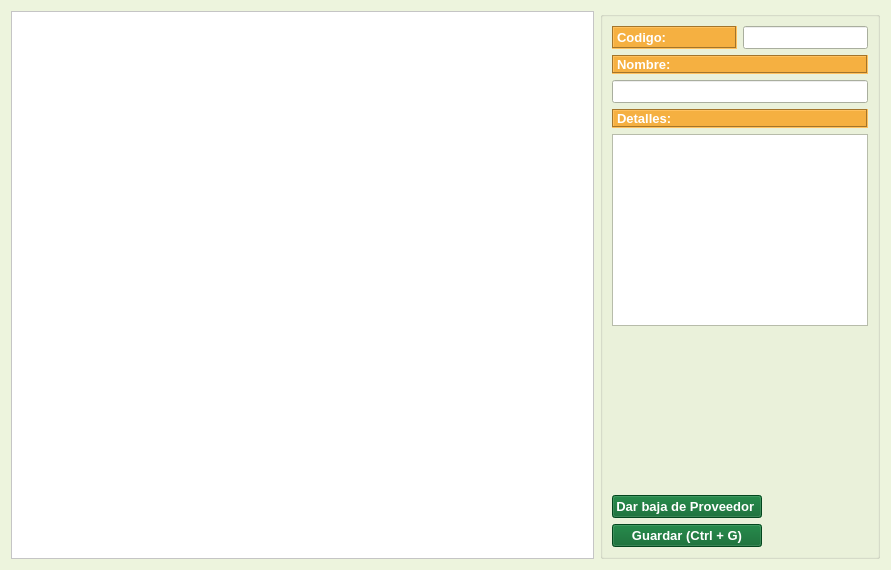
<?xml version="1.0" encoding="UTF-8"?>
<ui version="4.0">
 <class>Form</class>
 <widget class="QWidget" name="Form">
  <property name="geometry">
   <rect>
    <x>0</x>
    <y>0</y>
    <width>891</width>
    <height>570</height>
   </rect>
  </property>
  <property name="palette">
   <palette>
    <active>
     <colorrole role="WindowText">
      <brush brushstyle="SolidPattern">
       <color alpha="255">
        <red>0</red>
        <green>0</green>
        <blue>0</blue>
       </color>
      </brush>
     </colorrole>
     <colorrole role="Button">
      <brush brushstyle="SolidPattern">
       <color alpha="255">
        <red>237</red>
        <green>244</green>
        <blue>221</blue>
       </color>
      </brush>
     </colorrole>
     <colorrole role="Light">
      <brush brushstyle="SolidPattern">
       <color alpha="255">
        <red>255</red>
        <green>255</green>
        <blue>255</blue>
       </color>
      </brush>
     </colorrole>
     <colorrole role="Midlight">
      <brush brushstyle="SolidPattern">
       <color alpha="255">
        <red>246</red>
        <green>249</green>
        <blue>238</blue>
       </color>
      </brush>
     </colorrole>
     <colorrole role="Dark">
      <brush brushstyle="SolidPattern">
       <color alpha="255">
        <red>118</red>
        <green>122</green>
        <blue>110</blue>
       </color>
      </brush>
     </colorrole>
     <colorrole role="Mid">
      <brush brushstyle="SolidPattern">
       <color alpha="255">
        <red>158</red>
        <green>163</green>
        <blue>147</blue>
       </color>
      </brush>
     </colorrole>
     <colorrole role="Text">
      <brush brushstyle="SolidPattern">
       <color alpha="255">
        <red>0</red>
        <green>0</green>
        <blue>0</blue>
       </color>
      </brush>
     </colorrole>
     <colorrole role="BrightText">
      <brush brushstyle="SolidPattern">
       <color alpha="255">
        <red>255</red>
        <green>255</green>
        <blue>255</blue>
       </color>
      </brush>
     </colorrole>
     <colorrole role="ButtonText">
      <brush brushstyle="SolidPattern">
       <color alpha="255">
        <red>0</red>
        <green>0</green>
        <blue>0</blue>
       </color>
      </brush>
     </colorrole>
     <colorrole role="Base">
      <brush brushstyle="SolidPattern">
       <color alpha="255">
        <red>255</red>
        <green>255</green>
        <blue>255</blue>
       </color>
      </brush>
     </colorrole>
     <colorrole role="Window">
      <brush brushstyle="SolidPattern">
       <color alpha="255">
        <red>237</red>
        <green>244</green>
        <blue>221</blue>
       </color>
      </brush>
     </colorrole>
     <colorrole role="Shadow">
      <brush brushstyle="SolidPattern">
       <color alpha="255">
        <red>0</red>
        <green>0</green>
        <blue>0</blue>
       </color>
      </brush>
     </colorrole>
     <colorrole role="AlternateBase">
      <brush brushstyle="SolidPattern">
       <color alpha="255">
        <red>246</red>
        <green>249</green>
        <blue>238</blue>
       </color>
      </brush>
     </colorrole>
     <colorrole role="ToolTipBase">
      <brush brushstyle="SolidPattern">
       <color alpha="255">
        <red>255</red>
        <green>255</green>
        <blue>220</blue>
       </color>
      </brush>
     </colorrole>
     <colorrole role="ToolTipText">
      <brush brushstyle="SolidPattern">
       <color alpha="255">
        <red>0</red>
        <green>0</green>
        <blue>0</blue>
       </color>
      </brush>
     </colorrole>
    </active>
    <inactive>
     <colorrole role="WindowText">
      <brush brushstyle="SolidPattern">
       <color alpha="255">
        <red>0</red>
        <green>0</green>
        <blue>0</blue>
       </color>
      </brush>
     </colorrole>
     <colorrole role="Button">
      <brush brushstyle="SolidPattern">
       <color alpha="255">
        <red>237</red>
        <green>244</green>
        <blue>221</blue>
       </color>
      </brush>
     </colorrole>
     <colorrole role="Light">
      <brush brushstyle="SolidPattern">
       <color alpha="255">
        <red>255</red>
        <green>255</green>
        <blue>255</blue>
       </color>
      </brush>
     </colorrole>
     <colorrole role="Midlight">
      <brush brushstyle="SolidPattern">
       <color alpha="255">
        <red>246</red>
        <green>249</green>
        <blue>238</blue>
       </color>
      </brush>
     </colorrole>
     <colorrole role="Dark">
      <brush brushstyle="SolidPattern">
       <color alpha="255">
        <red>118</red>
        <green>122</green>
        <blue>110</blue>
       </color>
      </brush>
     </colorrole>
     <colorrole role="Mid">
      <brush brushstyle="SolidPattern">
       <color alpha="255">
        <red>158</red>
        <green>163</green>
        <blue>147</blue>
       </color>
      </brush>
     </colorrole>
     <colorrole role="Text">
      <brush brushstyle="SolidPattern">
       <color alpha="255">
        <red>0</red>
        <green>0</green>
        <blue>0</blue>
       </color>
      </brush>
     </colorrole>
     <colorrole role="BrightText">
      <brush brushstyle="SolidPattern">
       <color alpha="255">
        <red>255</red>
        <green>255</green>
        <blue>255</blue>
       </color>
      </brush>
     </colorrole>
     <colorrole role="ButtonText">
      <brush brushstyle="SolidPattern">
       <color alpha="255">
        <red>0</red>
        <green>0</green>
        <blue>0</blue>
       </color>
      </brush>
     </colorrole>
     <colorrole role="Base">
      <brush brushstyle="SolidPattern">
       <color alpha="255">
        <red>255</red>
        <green>255</green>
        <blue>255</blue>
       </color>
      </brush>
     </colorrole>
     <colorrole role="Window">
      <brush brushstyle="SolidPattern">
       <color alpha="255">
        <red>237</red>
        <green>244</green>
        <blue>221</blue>
       </color>
      </brush>
     </colorrole>
     <colorrole role="Shadow">
      <brush brushstyle="SolidPattern">
       <color alpha="255">
        <red>0</red>
        <green>0</green>
        <blue>0</blue>
       </color>
      </brush>
     </colorrole>
     <colorrole role="AlternateBase">
      <brush brushstyle="SolidPattern">
       <color alpha="255">
        <red>246</red>
        <green>249</green>
        <blue>238</blue>
       </color>
      </brush>
     </colorrole>
     <colorrole role="ToolTipBase">
      <brush brushstyle="SolidPattern">
       <color alpha="255">
        <red>255</red>
        <green>255</green>
        <blue>220</blue>
       </color>
      </brush>
     </colorrole>
     <colorrole role="ToolTipText">
      <brush brushstyle="SolidPattern">
       <color alpha="255">
        <red>0</red>
        <green>0</green>
        <blue>0</blue>
       </color>
      </brush>
     </colorrole>
    </inactive>
    <disabled>
     <colorrole role="WindowText">
      <brush brushstyle="SolidPattern">
       <color alpha="255">
        <red>118</red>
        <green>122</green>
        <blue>110</blue>
       </color>
      </brush>
     </colorrole>
     <colorrole role="Button">
      <brush brushstyle="SolidPattern">
       <color alpha="255">
        <red>237</red>
        <green>244</green>
        <blue>221</blue>
       </color>
      </brush>
     </colorrole>
     <colorrole role="Light">
      <brush brushstyle="SolidPattern">
       <color alpha="255">
        <red>255</red>
        <green>255</green>
        <blue>255</blue>
       </color>
      </brush>
     </colorrole>
     <colorrole role="Midlight">
      <brush brushstyle="SolidPattern">
       <color alpha="255">
        <red>246</red>
        <green>249</green>
        <blue>238</blue>
       </color>
      </brush>
     </colorrole>
     <colorrole role="Dark">
      <brush brushstyle="SolidPattern">
       <color alpha="255">
        <red>118</red>
        <green>122</green>
        <blue>110</blue>
       </color>
      </brush>
     </colorrole>
     <colorrole role="Mid">
      <brush brushstyle="SolidPattern">
       <color alpha="255">
        <red>158</red>
        <green>163</green>
        <blue>147</blue>
       </color>
      </brush>
     </colorrole>
     <colorrole role="Text">
      <brush brushstyle="SolidPattern">
       <color alpha="255">
        <red>118</red>
        <green>122</green>
        <blue>110</blue>
       </color>
      </brush>
     </colorrole>
     <colorrole role="BrightText">
      <brush brushstyle="SolidPattern">
       <color alpha="255">
        <red>255</red>
        <green>255</green>
        <blue>255</blue>
       </color>
      </brush>
     </colorrole>
     <colorrole role="ButtonText">
      <brush brushstyle="SolidPattern">
       <color alpha="255">
        <red>118</red>
        <green>122</green>
        <blue>110</blue>
       </color>
      </brush>
     </colorrole>
     <colorrole role="Base">
      <brush brushstyle="SolidPattern">
       <color alpha="255">
        <red>237</red>
        <green>244</green>
        <blue>221</blue>
       </color>
      </brush>
     </colorrole>
     <colorrole role="Window">
      <brush brushstyle="SolidPattern">
       <color alpha="255">
        <red>237</red>
        <green>244</green>
        <blue>221</blue>
       </color>
      </brush>
     </colorrole>
     <colorrole role="Shadow">
      <brush brushstyle="SolidPattern">
       <color alpha="255">
        <red>0</red>
        <green>0</green>
        <blue>0</blue>
       </color>
      </brush>
     </colorrole>
     <colorrole role="AlternateBase">
      <brush brushstyle="SolidPattern">
       <color alpha="255">
        <red>237</red>
        <green>244</green>
        <blue>221</blue>
       </color>
      </brush>
     </colorrole>
     <colorrole role="ToolTipBase">
      <brush brushstyle="SolidPattern">
       <color alpha="255">
        <red>255</red>
        <green>255</green>
        <blue>220</blue>
       </color>
      </brush>
     </colorrole>
     <colorrole role="ToolTipText">
      <brush brushstyle="SolidPattern">
       <color alpha="255">
        <red>0</red>
        <green>0</green>
        <blue>0</blue>
       </color>
      </brush>
     </colorrole>
    </disabled>
   </palette>
  </property>
  <property name="windowTitle">
   <string/>
  </property>
  <layout class="QGridLayout" name="gridLayout_5">
   <item row="0" column="0">
    <layout class="QGridLayout" name="gridLayout_2" rowstretch="5" columnstretch="85,15,0">
     <item row="0" column="0" colspan="2">
      <widget class="QTableView" name="tbl_articulos">
       <property name="palette">
        <palette>
         <active>
          <colorrole role="WindowText">
           <brush brushstyle="SolidPattern">
            <color alpha="255">
             <red>0</red>
             <green>0</green>
             <blue>0</blue>
            </color>
           </brush>
          </colorrole>
          <colorrole role="Button">
           <brush brushstyle="SolidPattern">
            <color alpha="255">
             <red>255</red>
             <green>255</green>
             <blue>255</blue>
            </color>
           </brush>
          </colorrole>
          <colorrole role="Light">
           <brush brushstyle="SolidPattern">
            <color alpha="255">
             <red>255</red>
             <green>255</green>
             <blue>255</blue>
            </color>
           </brush>
          </colorrole>
          <colorrole role="Midlight">
           <brush brushstyle="SolidPattern">
            <color alpha="255">
             <red>255</red>
             <green>255</green>
             <blue>255</blue>
            </color>
           </brush>
          </colorrole>
          <colorrole role="Dark">
           <brush brushstyle="SolidPattern">
            <color alpha="255">
             <red>127</red>
             <green>127</green>
             <blue>127</blue>
            </color>
           </brush>
          </colorrole>
          <colorrole role="Mid">
           <brush brushstyle="SolidPattern">
            <color alpha="255">
             <red>170</red>
             <green>170</green>
             <blue>170</blue>
            </color>
           </brush>
          </colorrole>
          <colorrole role="Text">
           <brush brushstyle="SolidPattern">
            <color alpha="255">
             <red>0</red>
             <green>0</green>
             <blue>0</blue>
            </color>
           </brush>
          </colorrole>
          <colorrole role="BrightText">
           <brush brushstyle="SolidPattern">
            <color alpha="255">
             <red>255</red>
             <green>255</green>
             <blue>255</blue>
            </color>
           </brush>
          </colorrole>
          <colorrole role="ButtonText">
           <brush brushstyle="SolidPattern">
            <color alpha="255">
             <red>0</red>
             <green>0</green>
             <blue>0</blue>
            </color>
           </brush>
          </colorrole>
          <colorrole role="Base">
           <brush brushstyle="SolidPattern">
            <color alpha="255">
             <red>255</red>
             <green>255</green>
             <blue>255</blue>
            </color>
           </brush>
          </colorrole>
          <colorrole role="Window">
           <brush brushstyle="SolidPattern">
            <color alpha="255">
             <red>255</red>
             <green>255</green>
             <blue>255</blue>
            </color>
           </brush>
          </colorrole>
          <colorrole role="Shadow">
           <brush brushstyle="SolidPattern">
            <color alpha="255">
             <red>0</red>
             <green>0</green>
             <blue>0</blue>
            </color>
           </brush>
          </colorrole>
          <colorrole role="AlternateBase">
           <brush brushstyle="SolidPattern">
            <color alpha="255">
             <red>255</red>
             <green>255</green>
             <blue>255</blue>
            </color>
           </brush>
          </colorrole>
          <colorrole role="ToolTipBase">
           <brush brushstyle="SolidPattern">
            <color alpha="255">
             <red>255</red>
             <green>255</green>
             <blue>220</blue>
            </color>
           </brush>
          </colorrole>
          <colorrole role="ToolTipText">
           <brush brushstyle="SolidPattern">
            <color alpha="255">
             <red>0</red>
             <green>0</green>
             <blue>0</blue>
            </color>
           </brush>
          </colorrole>
         </active>
         <inactive>
          <colorrole role="WindowText">
           <brush brushstyle="SolidPattern">
            <color alpha="255">
             <red>0</red>
             <green>0</green>
             <blue>0</blue>
            </color>
           </brush>
          </colorrole>
          <colorrole role="Button">
           <brush brushstyle="SolidPattern">
            <color alpha="255">
             <red>255</red>
             <green>255</green>
             <blue>255</blue>
            </color>
           </brush>
          </colorrole>
          <colorrole role="Light">
           <brush brushstyle="SolidPattern">
            <color alpha="255">
             <red>255</red>
             <green>255</green>
             <blue>255</blue>
            </color>
           </brush>
          </colorrole>
          <colorrole role="Midlight">
           <brush brushstyle="SolidPattern">
            <color alpha="255">
             <red>255</red>
             <green>255</green>
             <blue>255</blue>
            </color>
           </brush>
          </colorrole>
          <colorrole role="Dark">
           <brush brushstyle="SolidPattern">
            <color alpha="255">
             <red>127</red>
             <green>127</green>
             <blue>127</blue>
            </color>
           </brush>
          </colorrole>
          <colorrole role="Mid">
           <brush brushstyle="SolidPattern">
            <color alpha="255">
             <red>170</red>
             <green>170</green>
             <blue>170</blue>
            </color>
           </brush>
          </colorrole>
          <colorrole role="Text">
           <brush brushstyle="SolidPattern">
            <color alpha="255">
             <red>0</red>
             <green>0</green>
             <blue>0</blue>
            </color>
           </brush>
          </colorrole>
          <colorrole role="BrightText">
           <brush brushstyle="SolidPattern">
            <color alpha="255">
             <red>255</red>
             <green>255</green>
             <blue>255</blue>
            </color>
           </brush>
          </colorrole>
          <colorrole role="ButtonText">
           <brush brushstyle="SolidPattern">
            <color alpha="255">
             <red>0</red>
             <green>0</green>
             <blue>0</blue>
            </color>
           </brush>
          </colorrole>
          <colorrole role="Base">
           <brush brushstyle="SolidPattern">
            <color alpha="255">
             <red>255</red>
             <green>255</green>
             <blue>255</blue>
            </color>
           </brush>
          </colorrole>
          <colorrole role="Window">
           <brush brushstyle="SolidPattern">
            <color alpha="255">
             <red>255</red>
             <green>255</green>
             <blue>255</blue>
            </color>
           </brush>
          </colorrole>
          <colorrole role="Shadow">
           <brush brushstyle="SolidPattern">
            <color alpha="255">
             <red>0</red>
             <green>0</green>
             <blue>0</blue>
            </color>
           </brush>
          </colorrole>
          <colorrole role="AlternateBase">
           <brush brushstyle="SolidPattern">
            <color alpha="255">
             <red>255</red>
             <green>255</green>
             <blue>255</blue>
            </color>
           </brush>
          </colorrole>
          <colorrole role="ToolTipBase">
           <brush brushstyle="SolidPattern">
            <color alpha="255">
             <red>255</red>
             <green>255</green>
             <blue>220</blue>
            </color>
           </brush>
          </colorrole>
          <colorrole role="ToolTipText">
           <brush brushstyle="SolidPattern">
            <color alpha="255">
             <red>0</red>
             <green>0</green>
             <blue>0</blue>
            </color>
           </brush>
          </colorrole>
         </inactive>
         <disabled>
          <colorrole role="WindowText">
           <brush brushstyle="SolidPattern">
            <color alpha="255">
             <red>127</red>
             <green>127</green>
             <blue>127</blue>
            </color>
           </brush>
          </colorrole>
          <colorrole role="Button">
           <brush brushstyle="SolidPattern">
            <color alpha="255">
             <red>255</red>
             <green>255</green>
             <blue>255</blue>
            </color>
           </brush>
          </colorrole>
          <colorrole role="Light">
           <brush brushstyle="SolidPattern">
            <color alpha="255">
             <red>255</red>
             <green>255</green>
             <blue>255</blue>
            </color>
           </brush>
          </colorrole>
          <colorrole role="Midlight">
           <brush brushstyle="SolidPattern">
            <color alpha="255">
             <red>255</red>
             <green>255</green>
             <blue>255</blue>
            </color>
           </brush>
          </colorrole>
          <colorrole role="Dark">
           <brush brushstyle="SolidPattern">
            <color alpha="255">
             <red>127</red>
             <green>127</green>
             <blue>127</blue>
            </color>
           </brush>
          </colorrole>
          <colorrole role="Mid">
           <brush brushstyle="SolidPattern">
            <color alpha="255">
             <red>170</red>
             <green>170</green>
             <blue>170</blue>
            </color>
           </brush>
          </colorrole>
          <colorrole role="Text">
           <brush brushstyle="SolidPattern">
            <color alpha="255">
             <red>127</red>
             <green>127</green>
             <blue>127</blue>
            </color>
           </brush>
          </colorrole>
          <colorrole role="BrightText">
           <brush brushstyle="SolidPattern">
            <color alpha="255">
             <red>255</red>
             <green>255</green>
             <blue>255</blue>
            </color>
           </brush>
          </colorrole>
          <colorrole role="ButtonText">
           <brush brushstyle="SolidPattern">
            <color alpha="255">
             <red>127</red>
             <green>127</green>
             <blue>127</blue>
            </color>
           </brush>
          </colorrole>
          <colorrole role="Base">
           <brush brushstyle="SolidPattern">
            <color alpha="255">
             <red>255</red>
             <green>255</green>
             <blue>255</blue>
            </color>
           </brush>
          </colorrole>
          <colorrole role="Window">
           <brush brushstyle="SolidPattern">
            <color alpha="255">
             <red>255</red>
             <green>255</green>
             <blue>255</blue>
            </color>
           </brush>
          </colorrole>
          <colorrole role="Shadow">
           <brush brushstyle="SolidPattern">
            <color alpha="255">
             <red>0</red>
             <green>0</green>
             <blue>0</blue>
            </color>
           </brush>
          </colorrole>
          <colorrole role="AlternateBase">
           <brush brushstyle="SolidPattern">
            <color alpha="255">
             <red>255</red>
             <green>255</green>
             <blue>255</blue>
            </color>
           </brush>
          </colorrole>
          <colorrole role="ToolTipBase">
           <brush brushstyle="SolidPattern">
            <color alpha="255">
             <red>255</red>
             <green>255</green>
             <blue>220</blue>
            </color>
           </brush>
          </colorrole>
          <colorrole role="ToolTipText">
           <brush brushstyle="SolidPattern">
            <color alpha="255">
             <red>0</red>
             <green>0</green>
             <blue>0</blue>
            </color>
           </brush>
          </colorrole>
         </disabled>
        </palette>
       </property>
       <property name="font">
        <font>
         <family>MS Shell Dlg 2</family>
         <pointsize>10</pointsize>
         <weight>75</weight>
         <bold>true</bold>
        </font>
       </property>
       <property name="tabKeyNavigation">
        <bool>false</bool>
       </property>
       <property name="selectionBehavior">
        <enum>QAbstractItemView::SelectRows</enum>
       </property>
       <attribute name="horizontalHeaderShowSortIndicator" stdset="0">
        <bool>true</bool>
       </attribute>
       <attribute name="verticalHeaderVisible">
        <bool>false</bool>
       </attribute>
      </widget>
     </item>
     <item row="0" column="2">
      <widget class="QGroupBox" name="groupBox">
       <property name="title">
        <string/>
       </property>
       <layout class="QGridLayout" name="gridLayout">
        <item row="3" column="0">
         <widget class="QPushButton" name="btn_eliminar">
          <property name="sizePolicy">
           <sizepolicy hsizetype="Fixed" vsizetype="Fixed">
            <horstretch>0</horstretch>
            <verstretch>0</verstretch>
           </sizepolicy>
          </property>
          <property name="maximumSize">
           <size>
            <width>285</width>
            <height>200</height>
           </size>
          </property>
          <property name="font">
           <font>
            <family>MS Shell Dlg 2</family>
            <pointsize>10</pointsize>
            <weight>75</weight>
            <bold>true</bold>
           </font>
          </property>
          <property name="styleSheet">
           <string notr="true">#btn_eliminar{
background-color:#046228;
color: #ffffff
}

#btn_eliminar:hover{
background-color:#149144;
}
</string>
          </property>
          <property name="text">
           <string>Dar baja de Proveedor </string>
          </property>
          <property name="icon">
           <iconset>
            <normaloff>../iconos/delete.ico</normaloff>../iconos/delete.ico</iconset>
          </property>
          <property name="iconSize">
           <size>
            <width>30</width>
            <height>30</height>
           </size>
          </property>
          <property name="shortcut">
           <string>Ctrl+N</string>
          </property>
         </widget>
        </item>
        <item row="5" column="0">
         <widget class="QPushButton" name="btn_guardar">
          <property name="sizePolicy">
           <sizepolicy hsizetype="Fixed" vsizetype="Fixed">
            <horstretch>0</horstretch>
            <verstretch>0</verstretch>
           </sizepolicy>
          </property>
          <property name="maximumSize">
           <size>
            <width>242</width>
            <height>200</height>
           </size>
          </property>
          <property name="font">
           <font>
            <family>MS Shell Dlg 2</family>
            <pointsize>10</pointsize>
            <weight>75</weight>
            <bold>true</bold>
           </font>
          </property>
          <property name="styleSheet">
           <string notr="true">#btn_guardar{
background-color:#046228;
color: #ffffff
}

#btn_guardar:hover{
background-color:#149144;
}
</string>
          </property>
          <property name="text">
           <string>Guardar (Ctrl + G)</string>
          </property>
          <property name="icon">
           <iconset>
            <normaloff>../iconos/apply.ico</normaloff>../iconos/apply.ico</iconset>
          </property>
          <property name="iconSize">
           <size>
            <width>30</width>
            <height>30</height>
           </size>
          </property>
          <property name="shortcut">
           <string>Ctrl+N</string>
          </property>
         </widget>
        </item>
        <item row="0" column="0" colspan="2">
         <layout class="QGridLayout" name="gridLayout_4" columnstretch="30,0">
          <item row="0" column="1">
           <widget class="QLineEdit" name="lineEdit_3">
            <property name="sizePolicy">
             <sizepolicy hsizetype="Expanding" vsizetype="Expanding">
              <horstretch>0</horstretch>
              <verstretch>0</verstretch>
             </sizepolicy>
            </property>
            <property name="font">
             <font>
              <family>MS Shell Dlg 2</family>
              <pointsize>10</pointsize>
              <weight>75</weight>
              <bold>true</bold>
             </font>
            </property>
           </widget>
          </item>
          <item row="0" column="0">
           <widget class="QLabel" name="label_6">
            <property name="sizePolicy">
             <sizepolicy hsizetype="Preferred" vsizetype="Expanding">
              <horstretch>0</horstretch>
              <verstretch>0</verstretch>
             </sizepolicy>
            </property>
            <property name="font">
             <font>
              <family>MS Shell Dlg 2</family>
              <pointsize>10</pointsize>
              <weight>75</weight>
              <bold>true</bold>
             </font>
            </property>
            <property name="styleSheet">
             <string notr="true">#label_6{
background-color:#F5B041 ;
color: #FFFFFF ;
}</string>
            </property>
            <property name="frameShape">
             <enum>QFrame::Box</enum>
            </property>
            <property name="frameShadow">
             <enum>QFrame::Sunken</enum>
            </property>
            <property name="text">
             <string>Codigo:</string>
            </property>
           </widget>
          </item>
          <item row="2" column="0" colspan="2">
           <widget class="QLineEdit" name="lineEdit_6">
            <property name="sizePolicy">
             <sizepolicy hsizetype="Expanding" vsizetype="Expanding">
              <horstretch>0</horstretch>
              <verstretch>0</verstretch>
             </sizepolicy>
            </property>
            <property name="font">
             <font>
              <family>MS Shell Dlg 2</family>
              <pointsize>10</pointsize>
              <weight>75</weight>
              <bold>true</bold>
             </font>
            </property>
           </widget>
          </item>
          <item row="1" column="0" colspan="2">
           <widget class="QLabel" name="label_7">
            <property name="font">
             <font>
              <family>MS Shell Dlg 2</family>
              <pointsize>10</pointsize>
              <weight>75</weight>
              <bold>true</bold>
             </font>
            </property>
            <property name="styleSheet">
             <string notr="true">#label_7{
background-color:#F5B041 ;
color: #FFFFFF ;
}</string>
            </property>
            <property name="frameShape">
             <enum>QFrame::Box</enum>
            </property>
            <property name="frameShadow">
             <enum>QFrame::Sunken</enum>
            </property>
            <property name="text">
             <string>Nombre:</string>
            </property>
           </widget>
          </item>
          <item row="4" column="0" colspan="2">
           <widget class="QPlainTextEdit" name="plainTextEdit"/>
          </item>
          <item row="3" column="0" colspan="2">
           <widget class="QLabel" name="label_8">
            <property name="sizePolicy">
             <sizepolicy hsizetype="Preferred" vsizetype="Expanding">
              <horstretch>0</horstretch>
              <verstretch>0</verstretch>
             </sizepolicy>
            </property>
            <property name="font">
             <font>
              <family>MS Shell Dlg 2</family>
              <pointsize>10</pointsize>
              <weight>75</weight>
              <bold>true</bold>
             </font>
            </property>
            <property name="styleSheet">
             <string notr="true">#label_8{
background-color:#F5B041 ;
color: #FFFFFF ;
}</string>
            </property>
            <property name="frameShape">
             <enum>QFrame::Box</enum>
            </property>
            <property name="frameShadow">
             <enum>QFrame::Sunken</enum>
            </property>
            <property name="text">
             <string>Detalles:</string>
            </property>
           </widget>
          </item>
         </layout>
        </item>
        <item row="1" column="0" colspan="2">
         <spacer name="verticalSpacer">
          <property name="orientation">
           <enum>Qt::Vertical</enum>
          </property>
          <property name="sizeHint" stdset="0">
           <size>
            <width>20</width>
            <height>40</height>
           </size>
          </property>
         </spacer>
        </item>
       </layout>
      </widget>
     </item>
    </layout>
   </item>
  </layout>
 </widget>
 <tabstops>
  <tabstop>tbl_articulos</tabstop>
 </tabstops>
 <resources/>
 <connections/>
</ui>
